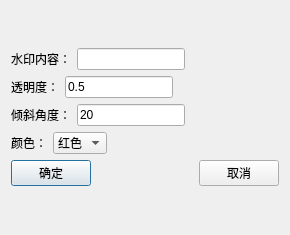
<?xml version="1.0" encoding="UTF-8"?>
<ui version="4.0">
 <class>WatermarkDialog</class>
 <widget class="QDialog" name="WatermarkDialog">
  <property name="geometry">
   <rect>
    <x>0</x>
    <y>0</y>
    <width>290</width>
    <height>235</height>
   </rect>
  </property>
  <property name="windowTitle">
   <string>请输入水印内容</string>
  </property>
  <property name="windowIcon">
   <iconset>
    <normaloff>../resource/picture/watermark.png</normaloff>../resource/picture/watermark.png</iconset>
  </property>
  <layout class="QVBoxLayout" name="verticalLayout_2">
   <item>
    <layout class="QVBoxLayout" name="verticalLayout">
     <item>
      <layout class="QHBoxLayout" name="horizontalLayout_3">
       <item>
        <widget class="QLabel" name="label">
         <property name="text">
          <string>水印内容：</string>
         </property>
        </widget>
       </item>
       <item>
        <widget class="QLineEdit" name="watermarkWord"/>
       </item>
       <item>
        <spacer name="horizontalSpacer_5">
         <property name="orientation">
          <enum>Qt::Horizontal</enum>
         </property>
         <property name="sizeHint" stdset="0">
          <size>
           <width>40</width>
           <height>20</height>
          </size>
         </property>
        </spacer>
       </item>
      </layout>
     </item>
     <item>
      <layout class="QHBoxLayout" name="horizontalLayout">
       <item>
        <widget class="QLabel" name="label_3">
         <property name="text">
          <string>透明度：</string>
         </property>
        </widget>
       </item>
       <item>
        <widget class="QLineEdit" name="alpha">
         <property name="text">
          <string>0.5</string>
         </property>
        </widget>
       </item>
       <item>
        <spacer name="horizontalSpacer_4">
         <property name="orientation">
          <enum>Qt::Horizontal</enum>
         </property>
         <property name="sizeHint" stdset="0">
          <size>
           <width>40</width>
           <height>20</height>
          </size>
         </property>
        </spacer>
       </item>
      </layout>
     </item>
     <item>
      <layout class="QHBoxLayout" name="horizontalLayout_5">
       <item>
        <widget class="QLabel" name="label_4">
         <property name="text">
          <string>倾斜角度：</string>
         </property>
        </widget>
       </item>
       <item>
        <widget class="QLineEdit" name="ankle">
         <property name="text">
          <string>20</string>
         </property>
        </widget>
       </item>
       <item>
        <spacer name="horizontalSpacer_3">
         <property name="orientation">
          <enum>Qt::Horizontal</enum>
         </property>
         <property name="sizeHint" stdset="0">
          <size>
           <width>40</width>
           <height>20</height>
          </size>
         </property>
        </spacer>
       </item>
      </layout>
     </item>
     <item>
      <layout class="QHBoxLayout" name="horizontalLayout_2">
       <item>
        <widget class="QLabel" name="label_2">
         <property name="text">
          <string>颜色：</string>
         </property>
        </widget>
       </item>
       <item>
        <widget class="QComboBox" name="colorComboBox">
         <item>
          <property name="text">
           <string>红色</string>
          </property>
          <property name="icon">
           <iconset>
            <normaloff>../resource/picture/红色.png</normaloff>../resource/picture/红色.png</iconset>
          </property>
         </item>
         <item>
          <property name="text">
           <string>蓝色</string>
          </property>
          <property name="icon">
           <iconset>
            <normaloff>../resource/picture/蓝色.png</normaloff>../resource/picture/蓝色.png</iconset>
          </property>
         </item>
         <item>
          <property name="text">
           <string>绿色</string>
          </property>
          <property name="icon">
           <iconset>
            <normaloff>../resource/picture/绿色.png</normaloff>../resource/picture/绿色.png</iconset>
          </property>
         </item>
         <item>
          <property name="text">
           <string>灰色</string>
          </property>
          <property name="icon">
           <iconset>
            <normaloff>../resource/picture/灰色.png</normaloff>../resource/picture/灰色.png</iconset>
          </property>
         </item>
        </widget>
       </item>
       <item>
        <spacer name="horizontalSpacer_2">
         <property name="orientation">
          <enum>Qt::Horizontal</enum>
         </property>
         <property name="sizeHint" stdset="0">
          <size>
           <width>40</width>
           <height>20</height>
          </size>
         </property>
        </spacer>
       </item>
      </layout>
     </item>
     <item>
      <layout class="QHBoxLayout" name="horizontalLayout_4">
       <item>
        <widget class="QPushButton" name="confirmButton">
         <property name="text">
          <string>确定</string>
         </property>
        </widget>
       </item>
       <item>
        <spacer name="horizontalSpacer">
         <property name="orientation">
          <enum>Qt::Horizontal</enum>
         </property>
         <property name="sizeHint" stdset="0">
          <size>
           <width>40</width>
           <height>20</height>
          </size>
         </property>
        </spacer>
       </item>
       <item>
        <widget class="QPushButton" name="cancleButton">
         <property name="text">
          <string>取消</string>
         </property>
        </widget>
       </item>
      </layout>
     </item>
    </layout>
   </item>
  </layout>
 </widget>
 <resources/>
 <connections/>
</ui>
